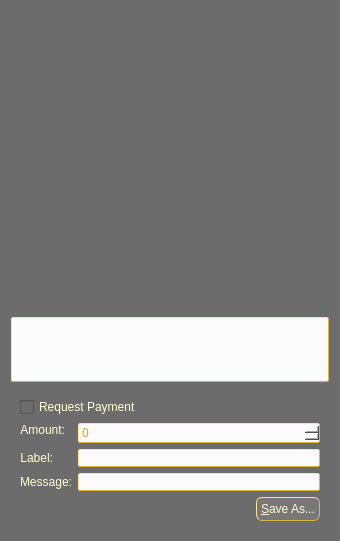
<?xml version="1.0" encoding="UTF-8"?>
<ui version="4.0">
 <class>QRCodeDialog</class>
 <widget class="QDialog" name="QRCodeDialog">
  <property name="geometry">
   <rect>
    <x>0</x>
    <y>0</y>
    <width>340</width>
    <height>541</height>
   </rect>
  </property>
  <property name="windowTitle">
   <string>QR Code Dialog</string>
  </property>
  <property name="styleSheet">
   <string notr="true">QDialog {background-color: #6C6C6C; color: #FFFFD3 } QPushButton { background-color: #787878; color: #FFFFD3; border-style:outset; border-color: #dcb540; border-width: 1px; border-radius: 6px; padding: 4px} QPushButton::hover { background-color: #6C6C6C; color: #FFFFD3; border-style:outset; border-color: #dcb540; border-width: 1px; border-radius: 6px; padding: 4px}  QPushButton::pressed {background-color: #FBFBFB; color: #E5990C; border-style:outset; border-color: #DCB540; border-radius: 6px; padding: 4px} QLabel {color: #FFFFD3} QLineEdit {background-color: #FBFBFB; color: #E5990C; border-style:outset; border-color: #dcb540; border-width: 1px; border-radius: 2px; padding: 0px} QTabBar::tab {  background: #6C6C6C; border: 1px outset #C4C4C3; border-bottom-width: 0px; /* same as the pane color */ border-top-left-radius: 4px; border-top-right-radius: 4px; min-width: 8px; padding: 3px; color: #FFFFD3 } QCheckBox {background-color: #6C6C6C; color: #FFFFD3}
</string>
  </property>
  <layout class="QVBoxLayout" name="verticalLayout_3">
   <item>
    <widget class="QLabel" name="lblQRCode">
     <property name="sizePolicy">
      <sizepolicy hsizetype="Expanding" vsizetype="Expanding">
       <horstretch>0</horstretch>
       <verstretch>0</verstretch>
      </sizepolicy>
     </property>
     <property name="minimumSize">
      <size>
       <width>300</width>
       <height>300</height>
      </size>
     </property>
     <property name="textFormat">
      <enum>Qt::PlainText</enum>
     </property>
     <property name="alignment">
      <set>Qt::AlignCenter</set>
     </property>
     <property name="wordWrap">
      <bool>true</bool>
     </property>
    </widget>
   </item>
   <item>
    <widget class="QPlainTextEdit" name="outUri">
     <property name="sizePolicy">
      <sizepolicy hsizetype="Expanding" vsizetype="Minimum">
       <horstretch>0</horstretch>
       <verstretch>0</verstretch>
      </sizepolicy>
     </property>
     <property name="minimumSize">
      <size>
       <width>0</width>
       <height>50</height>
      </size>
     </property>
     <property name="styleSheet">
      <string notr="true">background-color: #FBFBFB; color: #E5990C; border-style:outset; border-color: #dcb540; border-width: 1px; border-radius: 2px; padding: 2px</string>
     </property>
     <property name="tabChangesFocus">
      <bool>true</bool>
     </property>
     <property name="textInteractionFlags">
      <set>Qt::TextSelectableByKeyboard|Qt::TextSelectableByMouse</set>
     </property>
    </widget>
   </item>
   <item>
    <widget class="QWidget" name="widget" native="true">
     <layout class="QVBoxLayout" name="verticalLayout_2">
      <item>
       <widget class="QCheckBox" name="chkReqPayment">
        <property name="enabled">
         <bool>true</bool>
        </property>
        <property name="text">
         <string>Request Payment</string>
        </property>
       </widget>
      </item>
      <item>
       <layout class="QFormLayout" name="formLayout">
        <property name="fieldGrowthPolicy">
         <enum>QFormLayout::AllNonFixedFieldsGrow</enum>
        </property>
        <item row="1" column="0">
         <widget class="QLabel" name="lblLabel">
          <property name="text">
           <string>Label:</string>
          </property>
          <property name="textFormat">
           <enum>Qt::PlainText</enum>
          </property>
          <property name="alignment">
           <set>Qt::AlignRight|Qt::AlignTrailing|Qt::AlignVCenter</set>
          </property>
          <property name="buddy">
           <cstring>lnLabel</cstring>
          </property>
         </widget>
        </item>
        <item row="1" column="1">
         <widget class="QLineEdit" name="lnLabel">
          <property name="styleSheet">
           <string notr="true"/>
          </property>
         </widget>
        </item>
        <item row="2" column="0">
         <widget class="QLabel" name="lblMessage">
          <property name="text">
           <string>Message:</string>
          </property>
          <property name="textFormat">
           <enum>Qt::PlainText</enum>
          </property>
          <property name="alignment">
           <set>Qt::AlignRight|Qt::AlignTrailing|Qt::AlignVCenter</set>
          </property>
          <property name="buddy">
           <cstring>lnMessage</cstring>
          </property>
         </widget>
        </item>
        <item row="2" column="1">
         <widget class="QLineEdit" name="lnMessage">
          <property name="styleSheet">
           <string notr="true"/>
          </property>
         </widget>
        </item>
        <item row="0" column="0">
         <widget class="QLabel" name="lblAmount">
          <property name="sizePolicy">
           <sizepolicy hsizetype="Preferred" vsizetype="Maximum">
            <horstretch>0</horstretch>
            <verstretch>0</verstretch>
           </sizepolicy>
          </property>
          <property name="text">
           <string>Amount:</string>
          </property>
          <property name="textFormat">
           <enum>Qt::PlainText</enum>
          </property>
          <property name="alignment">
           <set>Qt::AlignRight|Qt::AlignTrailing|Qt::AlignVCenter</set>
          </property>
          <property name="buddy">
           <cstring>lnReqAmount</cstring>
          </property>
         </widget>
        </item>
        <item row="0" column="1">
         <widget class="carpediemcoinAmountField" name="lnReqAmount">
          <property name="enabled">
           <bool>false</bool>
          </property>
          <property name="minimumSize">
           <size>
            <width>80</width>
            <height>0</height>
           </size>
          </property>
          <property name="styleSheet">
           <string notr="true">background-color: #FBFBFB; color: #E5990C; border-style:outset; border-color: #dcb540; border-width: 1px; border-radius: 2px; padding: 1px</string>
          </property>
         </widget>
        </item>
       </layout>
      </item>
      <item>
       <layout class="QHBoxLayout" name="horizontalLayout">
        <item>
         <spacer name="horizontalSpacer">
          <property name="orientation">
           <enum>Qt::Horizontal</enum>
          </property>
          <property name="sizeHint" stdset="0">
           <size>
            <width>40</width>
            <height>20</height>
           </size>
          </property>
         </spacer>
        </item>
        <item>
         <widget class="QPushButton" name="btnSaveAs">
          <property name="styleSheet">
           <string notr="true"/>
          </property>
          <property name="text">
           <string>&amp;Save As...</string>
          </property>
         </widget>
        </item>
       </layout>
      </item>
     </layout>
    </widget>
   </item>
  </layout>
 </widget>
 <customwidgets>
  <customwidget>
   <class>carpediemcoinAmountField</class>
   <extends>QSpinBox</extends>
   <header>carpediemcoinamountfield.h</header>
   <container>1</container>
  </customwidget>
 </customwidgets>
 <resources/>
 <connections>
  <connection>
   <sender>chkReqPayment</sender>
   <signal>clicked(bool)</signal>
   <receiver>lnReqAmount</receiver>
   <slot>setEnabled(bool)</slot>
   <hints>
    <hint type="sourcelabel">
     <x>92</x>
     <y>285</y>
    </hint>
    <hint type="destinationlabel">
     <x>98</x>
     <y>311</y>
    </hint>
   </hints>
  </connection>
 </connections>
</ui>
